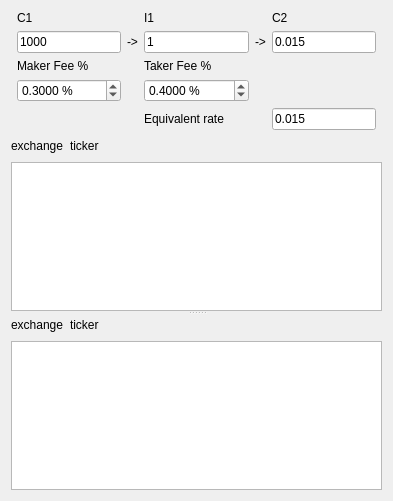
<?xml version="1.0" encoding="UTF-8"?>
<ui version="4.0">
 <class>trade_algorithm_currency_exchange</class>
 <widget class="QWidget" name="trade_algorithm_currency_exchange">
  <property name="geometry">
   <rect>
    <x>0</x>
    <y>0</y>
    <width>393</width>
    <height>501</height>
   </rect>
  </property>
  <property name="windowTitle">
   <string>Form</string>
  </property>
  <layout class="QGridLayout" name="gridLayout_2">
   <item row="1" column="0">
    <layout class="QGridLayout" name="gridLayout_3">
     <item row="0" column="5">
      <widget class="QLabel" name="C2">
       <property name="sizePolicy">
        <sizepolicy hsizetype="Preferred" vsizetype="Fixed">
         <horstretch>0</horstretch>
         <verstretch>0</verstretch>
        </sizepolicy>
       </property>
       <property name="text">
        <string>C2</string>
       </property>
       <property name="checked" stdset="0">
        <bool>false</bool>
       </property>
      </widget>
     </item>
     <item row="5" column="3">
      <widget class="QLabel" name="ratelabel">
       <property name="sizePolicy">
        <sizepolicy hsizetype="Preferred" vsizetype="Fixed">
         <horstretch>0</horstretch>
         <verstretch>0</verstretch>
        </sizepolicy>
       </property>
       <property name="text">
        <string>Equivalent rate</string>
       </property>
       <property name="checked" stdset="0">
        <bool>false</bool>
       </property>
      </widget>
     </item>
     <item row="2" column="3">
      <widget class="QLabel" name="label_4">
       <property name="text">
        <string>Taker Fee %</string>
       </property>
      </widget>
     </item>
     <item row="5" column="5">
      <widget class="QLineEdit" name="rate">
       <property name="sizePolicy">
        <sizepolicy hsizetype="Preferred" vsizetype="Fixed">
         <horstretch>0</horstretch>
         <verstretch>0</verstretch>
        </sizepolicy>
       </property>
       <property name="text">
        <string>0.015</string>
       </property>
      </widget>
     </item>
     <item row="1" column="3">
      <widget class="QLineEdit" name="partial">
       <property name="sizePolicy">
        <sizepolicy hsizetype="Preferred" vsizetype="Fixed">
         <horstretch>0</horstretch>
         <verstretch>0</verstretch>
        </sizepolicy>
       </property>
       <property name="text">
        <string>1</string>
       </property>
      </widget>
     </item>
     <item row="0" column="3">
      <widget class="QLabel" name="I1">
       <property name="sizePolicy">
        <sizepolicy hsizetype="Preferred" vsizetype="Fixed">
         <horstretch>0</horstretch>
         <verstretch>0</verstretch>
        </sizepolicy>
       </property>
       <property name="text">
        <string>I1</string>
       </property>
       <property name="checked" stdset="0">
        <bool>false</bool>
       </property>
      </widget>
     </item>
     <item row="1" column="2">
      <widget class="QLabel" name="label_2">
       <property name="text">
        <string>-&gt;</string>
       </property>
      </widget>
     </item>
     <item row="1" column="1">
      <widget class="QLineEdit" name="spend">
       <property name="sizePolicy">
        <sizepolicy hsizetype="Preferred" vsizetype="Fixed">
         <horstretch>0</horstretch>
         <verstretch>0</verstretch>
        </sizepolicy>
       </property>
       <property name="text">
        <string>1000</string>
       </property>
      </widget>
     </item>
     <item row="2" column="1">
      <widget class="QLabel" name="label">
       <property name="text">
        <string>Maker Fee %</string>
       </property>
      </widget>
     </item>
     <item row="1" column="5">
      <widget class="QLineEdit" name="receive">
       <property name="sizePolicy">
        <sizepolicy hsizetype="Preferred" vsizetype="Fixed">
         <horstretch>0</horstretch>
         <verstretch>0</verstretch>
        </sizepolicy>
       </property>
       <property name="text">
        <string>0.015</string>
       </property>
      </widget>
     </item>
     <item row="6" column="0" colspan="7">
      <widget class="QSplitter" name="splitter_2">
       <property name="orientation">
        <enum>Qt::Orientation::Vertical</enum>
       </property>
       <widget class="QWidget" name="verticalLayoutWidget">
        <layout class="QVBoxLayout" name="verticalLayout">
         <item>
          <layout class="QHBoxLayout" name="horizontalLayout">
           <item>
            <widget class="QLabel" name="exchange1">
             <property name="text">
              <string>exchange</string>
             </property>
            </widget>
           </item>
           <item>
            <widget class="QLabel" name="ticker1">
             <property name="text">
              <string>ticker</string>
             </property>
            </widget>
           </item>
           <item>
            <spacer name="horizontalSpacer">
             <property name="orientation">
              <enum>Qt::Orientation::Horizontal</enum>
             </property>
             <property name="sizeHint" stdset="0">
              <size>
               <width>40</width>
               <height>20</height>
              </size>
             </property>
            </spacer>
           </item>
          </layout>
         </item>
         <item>
          <widget class="QPlainTextEdit" name="orderbook1"/>
         </item>
        </layout>
       </widget>
       <widget class="QWidget" name="verticalLayoutWidget_2">
        <layout class="QVBoxLayout" name="verticalLayout_2">
         <item>
          <layout class="QHBoxLayout" name="horizontalLayout_2">
           <item>
            <widget class="QLabel" name="exchange2">
             <property name="text">
              <string>exchange</string>
             </property>
            </widget>
           </item>
           <item>
            <widget class="QLabel" name="ticker2">
             <property name="text">
              <string>ticker</string>
             </property>
            </widget>
           </item>
           <item>
            <spacer name="horizontalSpacer_2">
             <property name="orientation">
              <enum>Qt::Orientation::Horizontal</enum>
             </property>
             <property name="sizeHint" stdset="0">
              <size>
               <width>40</width>
               <height>20</height>
              </size>
             </property>
            </spacer>
           </item>
          </layout>
         </item>
         <item>
          <widget class="QPlainTextEdit" name="orderbook2"/>
         </item>
        </layout>
       </widget>
      </widget>
     </item>
     <item row="0" column="1">
      <widget class="QLabel" name="C1">
       <property name="sizePolicy">
        <sizepolicy hsizetype="Preferred" vsizetype="Fixed">
         <horstretch>0</horstretch>
         <verstretch>0</verstretch>
        </sizepolicy>
       </property>
       <property name="text">
        <string>C1</string>
       </property>
       <property name="checked" stdset="0">
        <bool>false</bool>
       </property>
      </widget>
     </item>
     <item row="1" column="4">
      <widget class="QLabel" name="label_3">
       <property name="text">
        <string>-&gt;</string>
       </property>
      </widget>
     </item>
     <item row="3" column="3">
      <widget class="QDoubleSpinBox" name="taker_fee">
       <property name="prefix">
        <string/>
       </property>
       <property name="suffix">
        <string> %</string>
       </property>
       <property name="decimals">
        <number>4</number>
       </property>
       <property name="maximum">
        <double>99.999899999999997</double>
       </property>
       <property name="singleStep">
        <double>0.010000000000000</double>
       </property>
       <property name="value">
        <double>0.400000000000000</double>
       </property>
      </widget>
     </item>
     <item row="3" column="1">
      <widget class="QDoubleSpinBox" name="maker_fee">
       <property name="prefix">
        <string/>
       </property>
       <property name="suffix">
        <string> %</string>
       </property>
       <property name="decimals">
        <number>4</number>
       </property>
       <property name="maximum">
        <double>99.999899999999997</double>
       </property>
       <property name="singleStep">
        <double>0.010000000000000</double>
       </property>
       <property name="value">
        <double>0.300000000000000</double>
       </property>
      </widget>
     </item>
    </layout>
   </item>
  </layout>
 </widget>
 <resources/>
 <connections/>
</ui>
